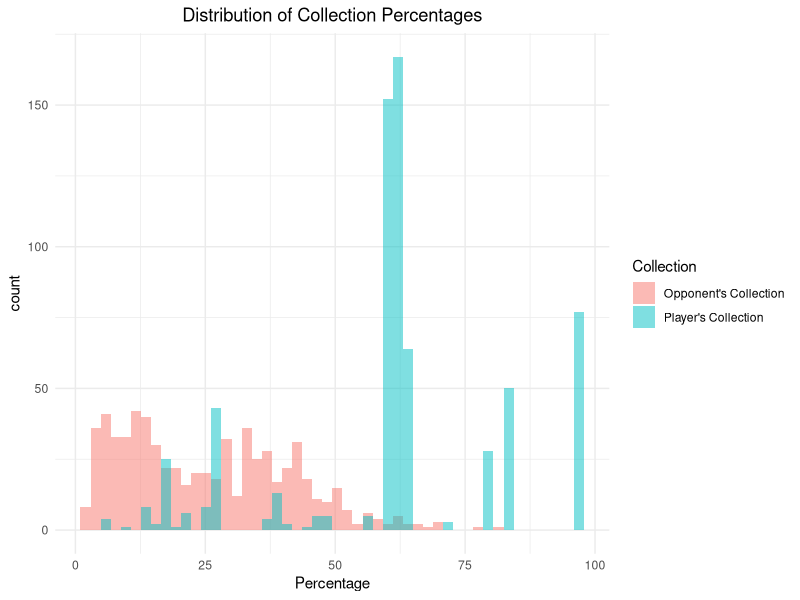
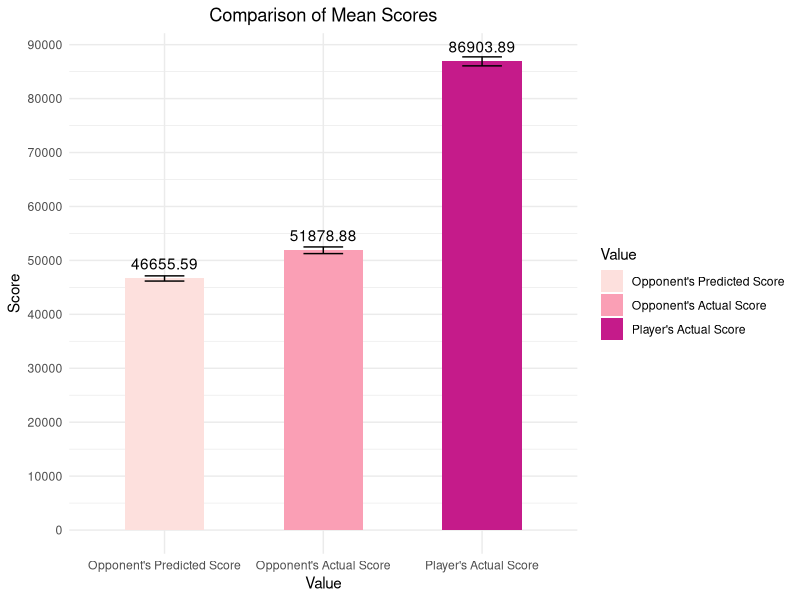
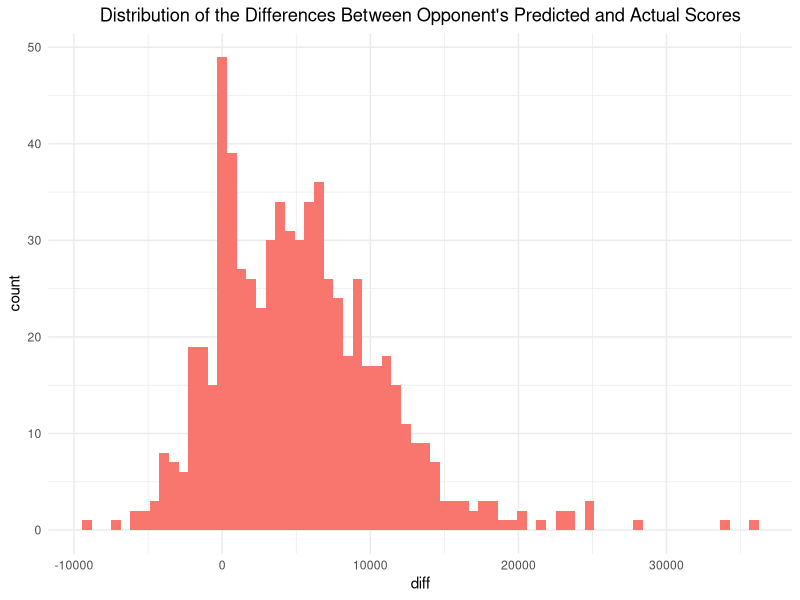
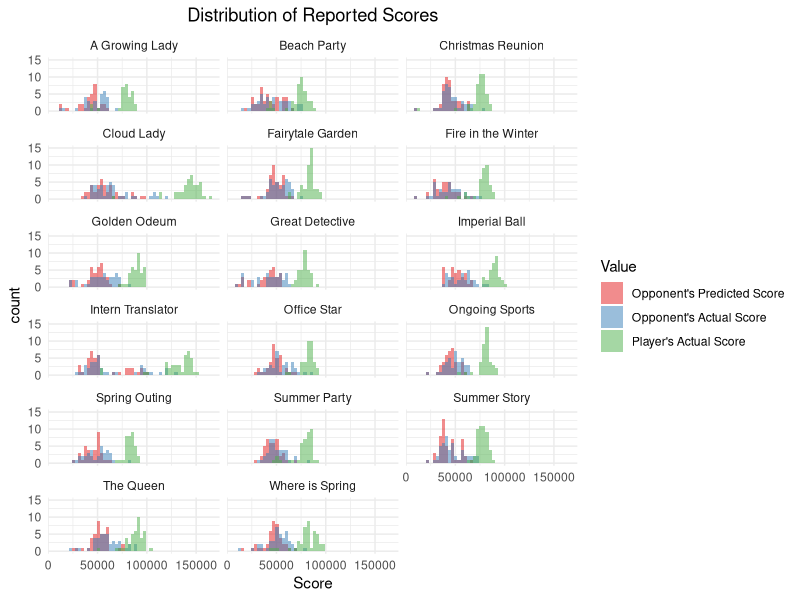
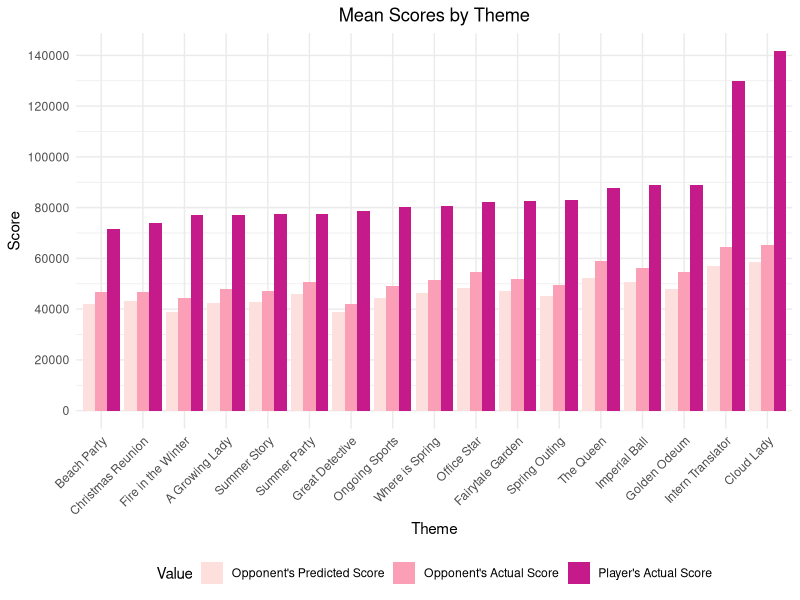
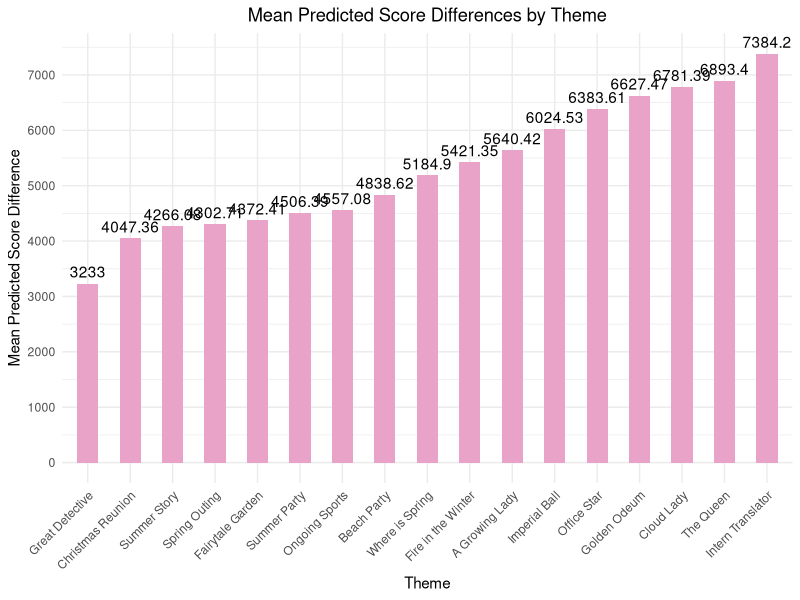
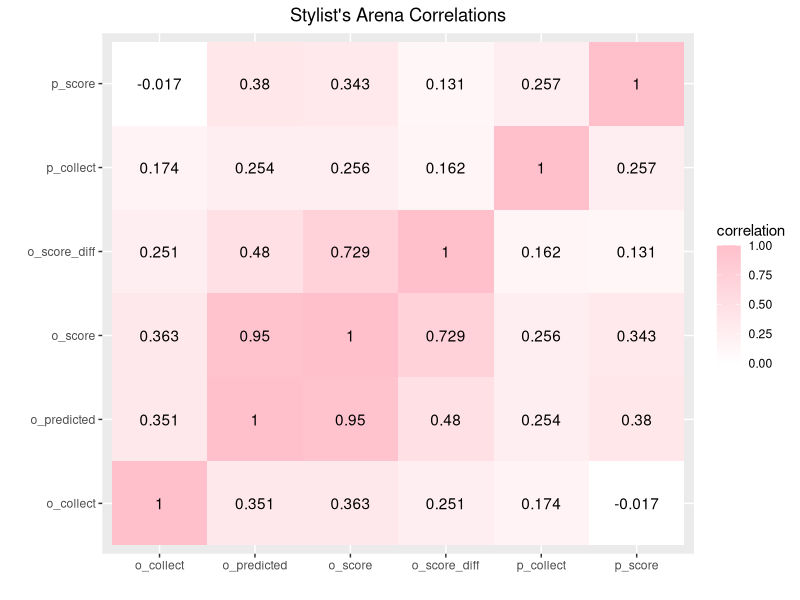
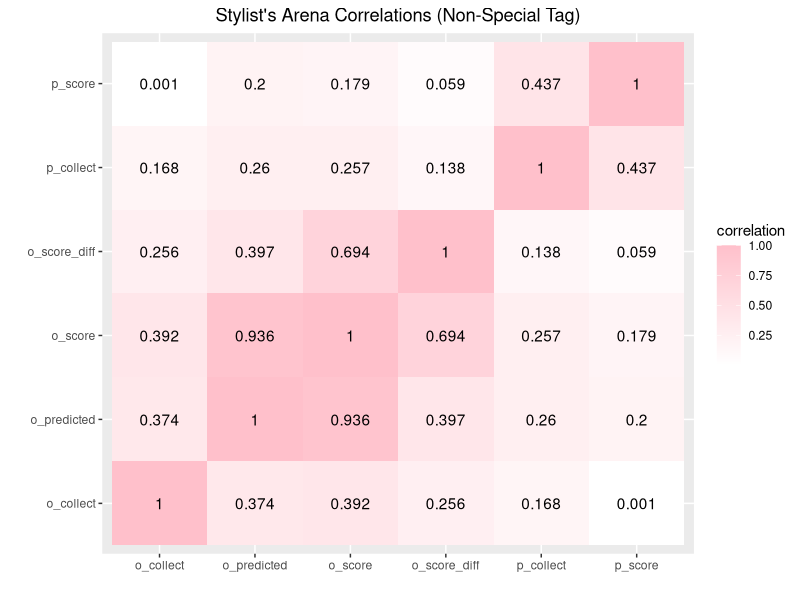

Write R code to recreate these figures, in order.
## ---- chunk 1
library(knitr)
hook_output = knit_hooks$get('output')
knit_hooks$set(output = function(x, options) {
  # this hook is used only when the linewidth option is not NULL
  if (!is.null(n <- options$linewidth)) {
    x = knitr:::split_lines(x)
    # any lines wider than n should be wrapped
    if (any(nchar(x) > n)) x = strwrap(x, width = n)
    x = paste(x, collapse = '\n')
  }
  hook_output(x, options)
})

knitr::opts_chunk$set(echo = TRUE, eval = TRUE,fig.align="center",warning=FALSE,message=FALSE,fig.width=8, fig.height=5, linewidth=60)
options(tibble.width = 100,width = 100)
library(tidyverse)
## ---- chunk 2
library(tidyverse)
setwd("C:/Users/Michelle/Desktop/Website/content")
lnsa <- read.csv("220406_stylists_arena.csv",fileEncoding="UTF-8-BOM", header=TRUE)
glimpse(lnsa)
## ---- chunk 3
lnsa %>% pivot_longer(p_collect:o_collect,names_to="Collection",values_to="Percentage") %>%
  ggplot(aes(Percentage,fill=Collection)) + geom_histogram(alpha=0.5, position="identity",bins=50) +
  scale_fill_discrete(labels=c("Opponent's Collection","Player's Collection")) + theme_minimal() + 
  ggtitle("Distribution of Collection Percentages") + theme(plot.title = element_text(hjust = 0.5))
## ---- chunk 4
lnsa %>% pivot_longer(o_predicted:o_score,names_to="Value",values_to="Score") %>%
  ggplot(aes(Value,Score,fill=Value)) + geom_bar(stat="summary",fun.y="mean",width=0.5) +
  scale_y_continuous(breaks=seq(0,100000,10000)) + geom_errorbar(stat="summary",width=0.25) +
  geom_text(stat="summary",aes(label=round(..y..,2)), fun.y=mean, vjust=-0.75) +
  scale_x_discrete(labels=c("Opponent's Predicted Score","Opponent's Actual Score","Player's Actual Score")) +
  scale_fill_brewer(palette="RdPu", labels=c("Opponent's Predicted Score","Opponent's Actual Score",
                                             "Player's Actual Score")) + theme_minimal() + 
  ggtitle("Comparison of Mean Scores") + theme(plot.title = element_text(hjust = 0.5)) 
## ---- chunk 5
t.test(lnsa$o_score,lnsa$o_predicted,paired = TRUE)
## ---- chunk 6
lnsa %>% na.omit() %>% summarize(mean_diff=mean(o_score - o_predicted), median_diff=median(o_score - o_predicted))
## ---- chunk 7
lnsa %>% mutate(diff=o_score-o_predicted) %>% ggplot(aes(diff,fill="pink")) + geom_histogram(bins=70) +
  ggtitle("Distribution of the Differences Between Opponent's Predicted and Actual Scores") + theme_minimal() +
  theme(legend.position="none",plot.title = element_text(hjust = 0.5))

lnsa <- lnsa %>% mutate(o_score_diff=o_score-o_predicted)

lnsa %>% na.omit() %>% summarize(min=min(o_score_diff), lower=mean(o_score_diff) - 2*sd(o_score_diff), 
                                 upper=mean(o_score_diff) + 2*sd(o_score_diff), max=max(o_score_diff))
## ---- chunk 8
meanstheme <- lnsa %>% filter(Theme!="") %>% group_by(Theme) %>% na.omit() %>% 
  summarize(n=n(), mean_predicted=mean(o_predicted), mean_o_score=mean(o_score), mean_p_score=mean(p_score),  
            mean_diff=mean(o_score_diff)) %>% mutate(percentage_of_battles=100*(n/(sum(n)))) %>%
  arrange(percentage_of_battles)

meanstheme
## ---- chunk 9
lnsa %>% filter(Theme!="") %>% pivot_longer(o_predicted:o_score,names_to="Value",values_to="Score") %>%
  ggplot(aes(Score,fill=Value)) + geom_histogram(alpha=0.5,position="identity",bins=50) + 
  facet_wrap(~Theme,ncol=3) + scale_fill_brewer(palette="Set1",
                                                labels=c("Opponent's Predicted Score","Opponent's Actual Score",
                                                         "Player's Actual Score")) + theme_minimal() +
  ggtitle("Distribution of Reported Scores") + theme(plot.title = element_text(hjust = 0.5))
## ---- chunk 10
lnsa %>% filter(Theme!="") %>% pivot_longer(o_predicted:o_score,names_to="Value",values_to="Score") %>%
  mutate(Theme=factor(Theme,levels=c("Beach Party","Christmas Reunion","Fire in the Winter",
                                     "A Growing Lady","Summer Story","Summer Party","Great Detective",
                                     "Ongoing Sports","Where is Spring","Office Star",
                                     "Fairytale Garden","Spring Outing","The Queen","Imperial Ball",
                                     "Golden Odeum","Intern Translator","Cloud Lady"),ordered=TRUE)) %>%
  ggplot(aes(Theme,Score,fill=Value)) + geom_bar(stat="summary",fun.y="mean",position="dodge") +
  scale_y_continuous(breaks=seq(0,150000,20000)) +
  scale_fill_brewer(palette="RdPu", labels=c("Opponent's Predicted Score","Opponent's Actual Score",
                                             "Player's Actual Score")) + theme_minimal() + 
  ggtitle("Mean Scores by Theme") + 
  theme(plot.title = element_text(hjust = 0.5),axis.text.x = element_text(angle=45, hjust=1), 
        legend.position="bottom") 
## ---- chunk 11
meanstheme %>% ggplot(aes(reorder(Theme,mean_diff),mean_diff,fill="pink")) + geom_bar(stat="identity",width=0.5) +
  scale_y_continuous(breaks=seq(0,10000,1000)) +
  ggtitle("Mean Predicted Score Differences by Theme") + 
  geom_text(stat="identity",aes(label=round(..y..,2)), vjust=-0.5) +
  scale_fill_brewer(palette="PiYG") + theme_minimal() + 
  theme(plot.title = element_text(hjust = 0.5), axis.text.x = element_text(angle=45, hjust=1),
        legend.position="none") +
  xlab("Theme") + ylab("Mean Predicted Score Difference")

## ---- chunk 12
lnsatemp <- lnsa %>% mutate(spetag=ifelse(Theme=="Cloud Lady"|Theme=="Intern Translator","yes","no")) %>%
  pivot_wider(names_from=spetag,values_from=o_score_diff)
t.test(lnsatemp$yes,lnsatemp$no)
## ---- chunk 13
lnsatemp2 <- lnsa %>% mutate(spetag=ifelse(Theme=="Cloud Lady"|Theme=="Intern Translator","yes","no"))

lnsatemp2 %>% na.omit() %>% group_by(spetag) %>% summarize(min=min(o_score_diff), 
                                                      lower=mean(o_score_diff) - 2*sd(o_score_diff),
                                                      upper=mean(o_score_diff) + 2*sd(o_score_diff),
                                                      max=max(o_score_diff))
## ---- chunk 14
lnsa %>% na.omit() %>% select_if(is.numeric) %>% cor() %>% as.data.frame %>% rownames_to_column %>%
  pivot_longer(-1,names_to="name",values_to="correlation") %>%
  ggplot(aes(rowname,name,fill=correlation)) + geom_tile() + scale_fill_gradient(low="white", high="pink") +
  geom_text(aes(label=round(correlation,3))) + xlab("") + ylab("") +
  ggtitle("Stylist's Arena Correlations") + theme(plot.title = element_text(hjust = 0.5))
## ---- chunk 15
lnsa %>% na.omit() %>% filter(Theme!="Intern Translator"& Theme!= "Cloud Lady") %>% select_if(is.numeric) %>%
  cor() %>% as.data.frame %>% rownames_to_column %>%
  pivot_longer(-1,names_to="name",values_to="correlation") %>%
  ggplot(aes(rowname,name,fill=correlation)) + geom_tile() + geom_text(aes(label=round(correlation,3))) +
  scale_fill_gradient(low="white", high="pink") + xlab("") + ylab("") + 
  ggtitle("Stylist's Arena Correlations (Non-Special Tag)") + theme(plot.title = element_text(hjust = 0.5))
## ---- chunk 16
lnsa %>% ggplot(aes(x=p_collect, y=p_score)) + geom_point() + geom_smooth(method=lm) +
  ggtitle("Player Collection and Score (All Themes)") + theme(plot.title = element_text(hjust = 0.5))

lnsa1 <- lnsa %>% filter(Theme!="Intern Translator"& Theme!= "Cloud Lady") 

lnsa1 %>%
  ggplot(aes(x=p_collect, y=p_score)) + geom_point() + geom_smooth(method=lm) +
  ggtitle("Player Collection and Score (Non-Special Tag)") + theme(plot.title = element_text(hjust = 0.5))
## ---- chunk 17
fit <- lm(p_score ~ p_collect,data=lnsa)
summary(fit)

# omitting Modern China Themes
fit1 <- lm(p_score ~ p_collect,data=lnsa1)
summary(fit1)
## ---- chunk 18
lnsa <- lnsa %>% mutate(UsedNI=ifelse(Resources=="NI",1,0))
lnsa1 <- lnsa1 %>% mutate(UsedNI=ifelse(Resources=="NI",1,0))

fit2 <- lm(p_score ~ p_collect * UsedNI, data=lnsa)
summary(fit2)

fit3 <- lm(p_score ~ p_collect * UsedNI, data=lnsa1)
summary(fit3)
## ---- chunk 19
library(lmtest)
library(sandwich)

bptest(fit3)
shapiro.test(fit3$residuals)
## ---- chunk 20
library(glmnet)

lnsa2 <- lnsa %>%
  select(-o_score_diff) %>% na.omit()

fit4 <- glm(p_score ~ .,data=lnsa2)

x <- model.matrix(fit4)
x <- scale(x)
y <- as.matrix(lnsa2$p_score)

cv1 <- cv.glmnet(x[,-1],y)
lasso1 <- glmnet(x[,-1],y,lambda=cv1$lambda.1se)
coef(lasso1)
## ---- chunk 21
lnsa2 <- lnsa2 %>% mutate(BeachParty=ifelse(Theme=="Beach Party",1,0),
                          ChristmasReunion=ifelse(Theme=="Christmas Reunion",1,0),
                          CloudLady=ifelse(Theme=="Cloud Lady",1,0),GoldenOdeum=ifelse(Theme=="Golden Odeum",1,0),
                          ImperialBall=ifelse(Theme=="Imperial Ball",1,0), 
                          InternTranslator=ifelse(Theme=="Intern Translator",1,0),
                          TheQueen=ifelse(Theme=="The Queen",1,0))

fit5<- lm(log(p_score) ~ log(p_collect) + UsedNI + BeachParty + ChristmasReunion + CloudLady + GoldenOdeum +
            ImperialBall + InternTranslator + TheQueen, data=lnsa2)
summary(fit5)

bptest(fit5)
shapiro.test(fit5$residuals)
## ---- chunk 22
lnsa2 %>% mutate(model_p_score=exp(10.58936 + (0.10178 * log(p_collect)) + 
                             (0.28857*UsedNI -0.09224*BeachParty-0.09981*ChristmasReunion +
                                0.57674*CloudLady + 0.09669*GoldenOdeum + 0.09564*ImperialBall +
                                0.48383*InternTranslator + 0.10216*TheQueen))) %>%
  ggplot(aes(p_score,model_p_score)) + geom_point() + geom_abline(slope=1)
## ---- chunk 23
fit5b<- lm(log(p_score) ~ log(p_collect) + UsedNI + CloudLady + InternTranslator, data=lnsa2)
summary(fit5b)

bptest(fit5b)
shapiro.test(fit5b$residuals)

lnsa2 %>% mutate(model_p_score=exp(10.57464 + (0.10407 * log(p_collect)) + 
                             (0.29922*UsedNI + 0.57206*CloudLady + 0.47929*InternTranslator))) %>%
  ggplot(aes(p_score,model_p_score)) + geom_point() + geom_abline(slope=1)
## ---- chunk 24
lnsa %>% ggplot(aes(x=o_predicted, y=o_score)) + geom_point() + geom_smooth(method=lm) +
  ggtitle("Opponents' Predicted and Actual Scores") + theme(plot.title = element_text(hjust = 0.5))

fit6 <- lm(o_score ~ o_predicted, data=lnsa)
summary(fit6)

bptest(fit6)
shapiro.test(fit6$residuals)
## ---- chunk 25
lnsa %>% mutate(model_o_score= -4879 + (1.218 * o_predicted)) %>%
  pivot_longer(c(o_predicted,model_o_score),names_to="model",values_to="prediction") %>%
  ggplot(aes(o_score,prediction,color=model)) + geom_point() + geom_abline(slope=1) +
  ggtitle("Comparison of Models for Predicting Opponent Score") + theme(plot.title = element_text(hjust = 0.5))
## ---- chunk 26
fit7 <- lm(log(o_score) ~ log(o_predicted), data=lnsa)
summary(fit7)

bptest(fit7)
shapiro.test(fit7$residuals)
ggplot()+geom_qq(aes(sample=fit7$residuals))+geom_qq_line(aes(sample=fit7$residuals), color='red')
## ---- chunk 27
lnsa %>% mutate(model_o_score= exp(-0.76302 + (1.08027 * log(o_predicted)))) %>% 
  pivot_longer(c(o_predicted,model_o_score),names_to="model",values_to="prediction") %>%
  ggplot(aes(o_score,prediction,color=model)) + geom_point() + geom_abline(slope=1) +
  ggtitle("Comparison of Models for Predicting Opponent Score") + theme(plot.title = element_text(hjust = 0.5))
## ---- chunk 28
fit8 <- lm(log(o_score) ~ log(o_predicted)*o_collect, data=lnsa)
summary(fit8)

bptest(fit8)
shapiro.test(fit8$residuals)

fit8b <- lm(log(o_score) ~ log(o_predicted)*o_collect, data=lnsa1)
summary(fit8b)
## ---- chunk 29
fit9 <- glm(o_score ~ .,data=lnsa2)

x <- model.matrix(fit9)
x <- scale(x)
y <- as.matrix(lnsa2$o_score)

cv2 <- cv.glmnet(x[,-1],y)
lasso2 <- glmnet(x[,-1],y,lambda=cv2$lambda.1se)
coef(lasso2)
